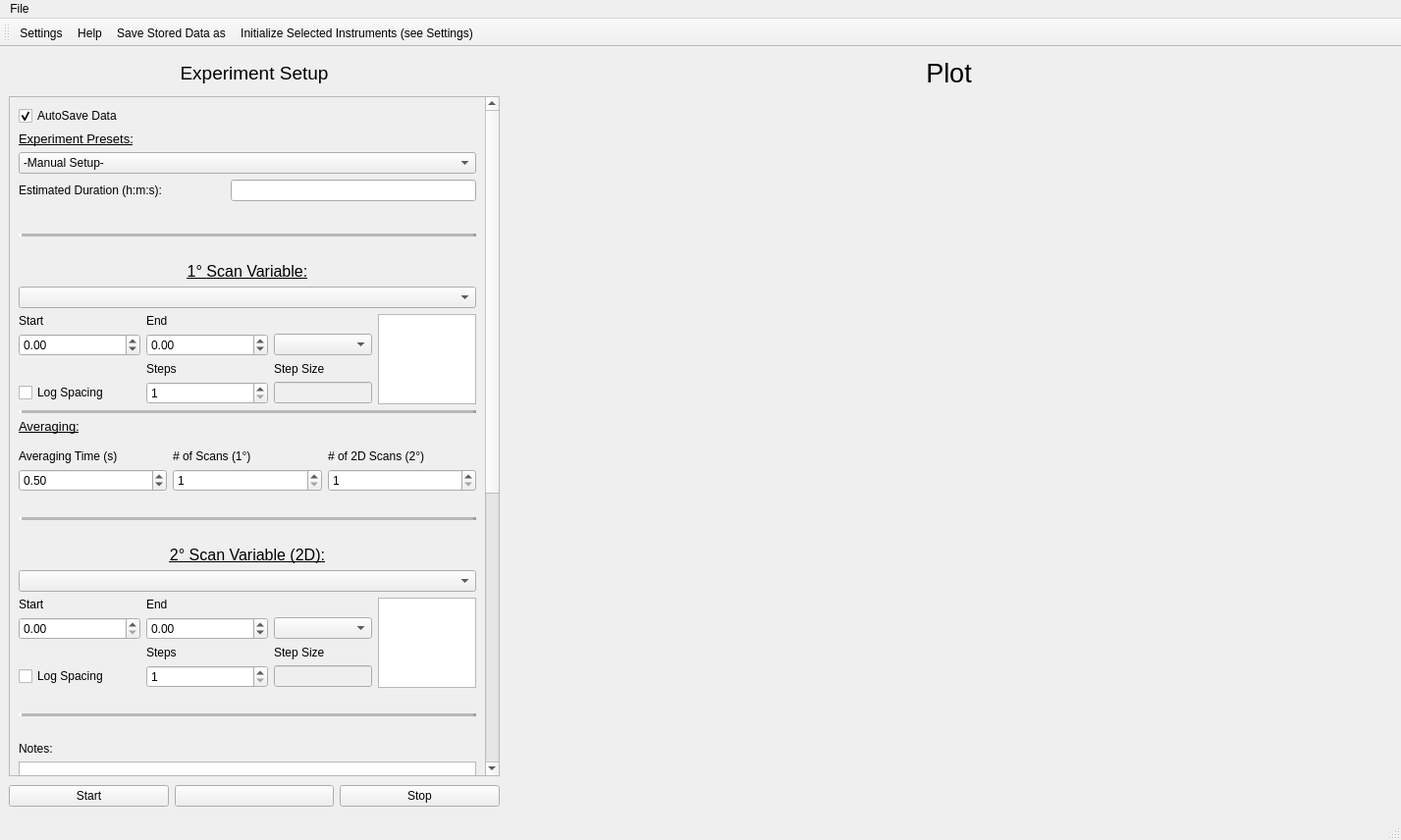
<?xml version="1.0" encoding="UTF-8"?>
<ui version="4.0">
 <class>MainWindow</class>
 <widget class="QMainWindow" name="MainWindow">
  <property name="geometry">
   <rect>
    <x>0</x>
    <y>0</y>
    <width>1427</width>
    <height>856</height>
   </rect>
  </property>
  <property name="windowTitle">
   <string>PA-DMR Experiment Control</string>
  </property>
  <widget class="QWidget" name="centralwidget">
   <layout class="QGridLayout" name="gridLayout">
    <item row="1" column="0" rowspan="17">
     <widget class="QScrollArea" name="scroll_area_control_panel">
      <property name="maximumSize">
       <size>
        <width>500</width>
        <height>16777215</height>
       </size>
      </property>
      <property name="widgetResizable">
       <bool>true</bool>
      </property>
      <widget class="QWidget" name="scrollAreaWidgetContents">
       <property name="geometry">
        <rect>
         <x>0</x>
         <y>0</y>
         <width>477</width>
         <height>1483</height>
        </rect>
       </property>
       <layout class="QVBoxLayout" name="verticalLayout">
        <item>
         <widget class="QCheckBox" name="autosave_checkbox">
          <property name="text">
           <string>AutoSave Data</string>
          </property>
          <property name="checked">
           <bool>true</bool>
          </property>
         </widget>
        </item>
        <item>
         <widget class="QLabel" name="label_14">
          <property name="font">
           <font>
            <pointsize>10</pointsize>
            <underline>true</underline>
           </font>
          </property>
          <property name="text">
           <string>Experiment Presets:</string>
          </property>
         </widget>
        </item>
        <item>
         <widget class="CustomComboBox" name="experiment_presets_cbx">
          <item>
           <property name="text">
            <string>-Manual Setup-</string>
           </property>
          </item>
          <item>
           <property name="text">
            <string>Optical Absorption Spectrum</string>
           </property>
          </item>
          <item>
           <property name="text">
            <string>PL Lifetime</string>
           </property>
          </item>
          <item>
           <property name="text">
            <string>PA Lifetime (Single WL)</string>
           </property>
          </item>
          <item>
           <property name="text">
            <string>PA Spectrum (Single Pump Mod Freq)</string>
           </property>
          </item>
          <item>
           <property name="text">
            <string>PA Lifetime/Spectrum (xyz)</string>
           </property>
          </item>
          <item>
           <property name="text">
            <string>PL-DMR Magnetic Spectrum (Field-Swept)</string>
           </property>
          </item>
          <item>
           <property name="text">
            <string>PL-DMR Lifetime (Single Field)</string>
           </property>
          </item>
          <item>
           <property name="text">
            <string>PA-DMR Magnetic Spectrum (Field-Swept)</string>
           </property>
          </item>
          <item>
           <property name="text">
            <string>PA-DMR Optical Spectrum (Single Field)</string>
           </property>
          </item>
          <item>
           <property name="text">
            <string>PA-DMR RF Mod Freq Scan</string>
           </property>
          </item>
         </widget>
        </item>
        <item>
         <layout class="QHBoxLayout" name="horizontalLayout_2">
          <property name="bottomMargin">
           <number>7</number>
          </property>
          <item>
           <widget class="QLabel" name="label_26">
            <property name="text">
             <string>Estimated Duration (h:m:s):</string>
            </property>
           </widget>
          </item>
          <item>
           <widget class="QLineEdit" name="experiment_duration_lnedt">
            <property name="maximumSize">
             <size>
              <width>250</width>
              <height>16777215</height>
             </size>
            </property>
           </widget>
          </item>
         </layout>
        </item>
        <item>
         <spacer name="verticalSpacer_10">
          <property name="orientation">
           <enum>Qt::Vertical</enum>
          </property>
          <property name="sizeType">
           <enum>QSizePolicy::MinimumExpanding</enum>
          </property>
          <property name="sizeHint" stdset="0">
           <size>
            <width>20</width>
            <height>20</height>
           </size>
          </property>
         </spacer>
        </item>
        <item>
         <widget class="QFrame" name="frame_2">
          <property name="frameShape">
           <enum>QFrame::HLine</enum>
          </property>
          <property name="frameShadow">
           <enum>QFrame::Raised</enum>
          </property>
          <property name="lineWidth">
           <number>3</number>
          </property>
          <property name="midLineWidth">
           <number>5</number>
          </property>
         </widget>
        </item>
        <item>
         <spacer name="verticalSpacer_13">
          <property name="orientation">
           <enum>Qt::Vertical</enum>
          </property>
          <property name="sizeType">
           <enum>QSizePolicy::MinimumExpanding</enum>
          </property>
          <property name="sizeHint" stdset="0">
           <size>
            <width>20</width>
            <height>20</height>
           </size>
          </property>
         </spacer>
        </item>
        <item>
         <spacer name="verticalSpacer_5">
          <property name="orientation">
           <enum>Qt::Vertical</enum>
          </property>
          <property name="sizeHint" stdset="0">
           <size>
            <width>20</width>
            <height>40</height>
           </size>
          </property>
         </spacer>
        </item>
        <item>
         <widget class="QLabel" name="label_12">
          <property name="font">
           <font>
            <pointsize>12</pointsize>
            <underline>true</underline>
           </font>
          </property>
          <property name="text">
           <string>1° Scan Variable:</string>
          </property>
          <property name="alignment">
           <set>Qt::AlignCenter</set>
          </property>
         </widget>
        </item>
        <item>
         <widget class="CustomComboBox" name="variable_1_cbx">
          <property name="minimumSize">
           <size>
            <width>300</width>
            <height>0</height>
           </size>
          </property>
          <item>
           <property name="text">
            <string/>
           </property>
          </item>
          <item>
           <property name="text">
            <string>Pump Modulation Frequency</string>
           </property>
          </item>
          <item>
           <property name="text">
            <string>Probe Wavelength</string>
           </property>
          </item>
          <item>
           <property name="text">
            <string>Static Magnetic Field</string>
           </property>
          </item>
          <item>
           <property name="text">
            <string>RF Carrier Frequency</string>
           </property>
          </item>
          <item>
           <property name="text">
            <string>RF Modulation Frequency</string>
           </property>
          </item>
         </widget>
        </item>
        <item>
         <layout class="QGridLayout" name="gridLayout_3">
          <property name="bottomMargin">
           <number>0</number>
          </property>
          <item row="0" column="6" rowspan="4">
           <widget class="QTextEdit" name="steps_display">
            <property name="maximumSize">
             <size>
              <width>100</width>
              <height>16777215</height>
             </size>
            </property>
           </widget>
          </item>
          <item row="3" column="0">
           <widget class="QCheckBox" name="log_spacing_checkbox">
            <property name="text">
             <string>Log Spacing</string>
            </property>
           </widget>
          </item>
          <item row="2" column="2">
           <widget class="QLabel" name="label_17">
            <property name="text">
             <string>Steps</string>
            </property>
           </widget>
          </item>
          <item row="3" column="2">
           <widget class="CustomSpinBox" name="num_steps_spbx">
            <property name="minimum">
             <number>1</number>
            </property>
            <property name="maximum">
             <number>10000</number>
            </property>
           </widget>
          </item>
          <item row="2" column="4">
           <widget class="QLabel" name="label_18">
            <property name="text">
             <string>Step Size</string>
            </property>
           </widget>
          </item>
          <item row="3" column="4">
           <widget class="QLineEdit" name="step_size_display">
            <property name="enabled">
             <bool>false</bool>
            </property>
            <property name="maximumSize">
             <size>
              <width>100</width>
              <height>16777215</height>
             </size>
            </property>
           </widget>
          </item>
          <item row="1" column="0">
           <widget class="CustomDoubleSpinBox" name="sweep_start_spbx">
            <property name="minimum">
             <double>-100000.000000000000000</double>
            </property>
            <property name="maximum">
             <double>100000.000000000000000</double>
            </property>
           </widget>
          </item>
          <item row="1" column="2">
           <widget class="CustomDoubleSpinBox" name="sweep_end_spbx">
            <property name="minimum">
             <double>-100000000.000000000000000</double>
            </property>
            <property name="maximum">
             <double>100000000.000000000000000</double>
            </property>
           </widget>
          </item>
          <item row="1" column="4">
           <widget class="CustomComboBox" name="sweep_units_cbx"/>
          </item>
          <item row="0" column="0">
           <widget class="QLabel" name="label_15">
            <property name="text">
             <string>Start</string>
            </property>
           </widget>
          </item>
          <item row="0" column="2">
           <widget class="QLabel" name="label_16">
            <property name="text">
             <string>End</string>
            </property>
           </widget>
          </item>
         </layout>
        </item>
        <item>
         <widget class="QFrame" name="frame_4">
          <property name="frameShape">
           <enum>QFrame::HLine</enum>
          </property>
          <property name="frameShadow">
           <enum>QFrame::Raised</enum>
          </property>
          <property name="lineWidth">
           <number>3</number>
          </property>
          <property name="midLineWidth">
           <number>5</number>
          </property>
         </widget>
        </item>
        <item>
         <widget class="QLabel" name="label_23">
          <property name="font">
           <font>
            <pointsize>10</pointsize>
            <underline>true</underline>
           </font>
          </property>
          <property name="text">
           <string>Averaging:</string>
          </property>
         </widget>
        </item>
        <item>
         <layout class="QGridLayout" name="gridLayout_5">
          <property name="topMargin">
           <number>10</number>
          </property>
          <item row="0" column="0">
           <widget class="QLabel" name="label_24">
            <property name="text">
             <string>Averaging Time (s)</string>
            </property>
           </widget>
          </item>
          <item row="0" column="1">
           <widget class="QLabel" name="label_25">
            <property name="text">
             <string># of Scans (1°)</string>
            </property>
           </widget>
          </item>
          <item row="1" column="1">
           <widget class="CustomSpinBox" name="num_scans_spbx">
            <property name="minimum">
             <number>1</number>
            </property>
            <property name="maximum">
             <number>1000</number>
            </property>
            <property name="value">
             <number>1</number>
            </property>
           </widget>
          </item>
          <item row="1" column="0">
           <widget class="CustomDoubleSpinBox" name="averaging_time_spbx">
            <property name="maximum">
             <double>1000.000000000000000</double>
            </property>
            <property name="singleStep">
             <double>0.100000000000000</double>
            </property>
            <property name="value">
             <double>0.500000000000000</double>
            </property>
           </widget>
          </item>
          <item row="1" column="2">
           <widget class="CustomSpinBox" name="num_scans_dim2_spbx">
            <property name="minimum">
             <number>1</number>
            </property>
            <property name="value">
             <number>1</number>
            </property>
           </widget>
          </item>
          <item row="0" column="2">
           <widget class="QLabel" name="label_27">
            <property name="text">
             <string># of 2D Scans (2°)</string>
            </property>
           </widget>
          </item>
         </layout>
        </item>
        <item>
         <spacer name="verticalSpacer_14">
          <property name="orientation">
           <enum>Qt::Vertical</enum>
          </property>
          <property name="sizeType">
           <enum>QSizePolicy::MinimumExpanding</enum>
          </property>
          <property name="sizeHint" stdset="0">
           <size>
            <width>20</width>
            <height>20</height>
           </size>
          </property>
         </spacer>
        </item>
        <item>
         <spacer name="verticalSpacer_6">
          <property name="orientation">
           <enum>Qt::Vertical</enum>
          </property>
          <property name="sizeHint" stdset="0">
           <size>
            <width>20</width>
            <height>40</height>
           </size>
          </property>
         </spacer>
        </item>
        <item>
         <widget class="QFrame" name="frame_6">
          <property name="frameShape">
           <enum>QFrame::HLine</enum>
          </property>
          <property name="frameShadow">
           <enum>QFrame::Raised</enum>
          </property>
          <property name="lineWidth">
           <number>3</number>
          </property>
          <property name="midLineWidth">
           <number>5</number>
          </property>
         </widget>
        </item>
        <item>
         <spacer name="verticalSpacer_15">
          <property name="orientation">
           <enum>Qt::Vertical</enum>
          </property>
          <property name="sizeType">
           <enum>QSizePolicy::MinimumExpanding</enum>
          </property>
          <property name="sizeHint" stdset="0">
           <size>
            <width>20</width>
            <height>20</height>
           </size>
          </property>
         </spacer>
        </item>
        <item>
         <widget class="QLabel" name="label_5">
          <property name="font">
           <font>
            <pointsize>12</pointsize>
            <underline>true</underline>
           </font>
          </property>
          <property name="text">
           <string>2° Scan Variable (2D):</string>
          </property>
          <property name="alignment">
           <set>Qt::AlignCenter</set>
          </property>
         </widget>
        </item>
        <item>
         <widget class="CustomComboBox" name="variable_2_cbx">
          <item>
           <property name="text">
            <string/>
           </property>
          </item>
          <item>
           <property name="text">
            <string>Pump Modulation Frequency</string>
           </property>
          </item>
          <item>
           <property name="text">
            <string>Probe Wavelength</string>
           </property>
          </item>
          <item>
           <property name="text">
            <string>Static Magnetic Field</string>
           </property>
          </item>
          <item>
           <property name="text">
            <string>RF Carrier Frequency</string>
           </property>
          </item>
          <item>
           <property name="text">
            <string>RF Modulation Frequency</string>
           </property>
          </item>
         </widget>
        </item>
        <item>
         <layout class="QGridLayout" name="gridLayout_4">
          <property name="bottomMargin">
           <number>0</number>
          </property>
          <item row="0" column="3" rowspan="4">
           <widget class="QTextEdit" name="steps_display_dim2">
            <property name="maximumSize">
             <size>
              <width>100</width>
              <height>16777215</height>
             </size>
            </property>
           </widget>
          </item>
          <item row="1" column="1">
           <widget class="CustomDoubleSpinBox" name="sweep_end_spbx_dim2">
            <property name="minimum">
             <double>-100000.000000000000000</double>
            </property>
            <property name="maximum">
             <double>2050000000.000000000000000</double>
            </property>
           </widget>
          </item>
          <item row="1" column="0">
           <widget class="CustomDoubleSpinBox" name="sweep_start_spbx_dim2">
            <property name="maximum">
             <double>2050000000.000000000000000</double>
            </property>
           </widget>
          </item>
          <item row="0" column="0">
           <widget class="QLabel" name="label_19">
            <property name="text">
             <string>Start</string>
            </property>
           </widget>
          </item>
          <item row="0" column="1">
           <widget class="QLabel" name="label_20">
            <property name="text">
             <string>End</string>
            </property>
           </widget>
          </item>
          <item row="1" column="2">
           <widget class="CustomComboBox" name="sweep_units_cbx_dim2"/>
          </item>
          <item row="3" column="2">
           <widget class="QLineEdit" name="step_size_display_dim2">
            <property name="enabled">
             <bool>false</bool>
            </property>
            <property name="maximumSize">
             <size>
              <width>100</width>
              <height>16777215</height>
             </size>
            </property>
           </widget>
          </item>
          <item row="2" column="2">
           <widget class="QLabel" name="label_22">
            <property name="text">
             <string>Step Size</string>
            </property>
           </widget>
          </item>
          <item row="3" column="1">
           <widget class="CustomSpinBox" name="num_steps_spbx_dim2">
            <property name="minimum">
             <number>1</number>
            </property>
            <property name="maximum">
             <number>100000</number>
            </property>
           </widget>
          </item>
          <item row="2" column="1">
           <widget class="QLabel" name="label_21">
            <property name="text">
             <string>Steps</string>
            </property>
           </widget>
          </item>
          <item row="3" column="0">
           <widget class="QCheckBox" name="log_spacing_checkbox_dim2">
            <property name="text">
             <string>Log Spacing</string>
            </property>
           </widget>
          </item>
         </layout>
        </item>
        <item>
         <spacer name="verticalSpacer_7">
          <property name="orientation">
           <enum>Qt::Vertical</enum>
          </property>
          <property name="sizeHint" stdset="0">
           <size>
            <width>20</width>
            <height>40</height>
           </size>
          </property>
         </spacer>
        </item>
        <item>
         <spacer name="verticalSpacer_8">
          <property name="orientation">
           <enum>Qt::Vertical</enum>
          </property>
          <property name="sizeType">
           <enum>QSizePolicy::MinimumExpanding</enum>
          </property>
          <property name="sizeHint" stdset="0">
           <size>
            <width>20</width>
            <height>20</height>
           </size>
          </property>
         </spacer>
        </item>
        <item>
         <widget class="QFrame" name="frame_5">
          <property name="frameShape">
           <enum>QFrame::HLine</enum>
          </property>
          <property name="frameShadow">
           <enum>QFrame::Raised</enum>
          </property>
          <property name="lineWidth">
           <number>3</number>
          </property>
          <property name="midLineWidth">
           <number>5</number>
          </property>
         </widget>
        </item>
        <item>
         <spacer name="verticalSpacer_9">
          <property name="orientation">
           <enum>Qt::Vertical</enum>
          </property>
          <property name="sizeType">
           <enum>QSizePolicy::MinimumExpanding</enum>
          </property>
          <property name="sizeHint" stdset="0">
           <size>
            <width>20</width>
            <height>20</height>
           </size>
          </property>
         </spacer>
        </item>
        <item>
         <widget class="QLabel" name="label_10">
          <property name="text">
           <string>Notes:</string>
          </property>
         </widget>
        </item>
        <item>
         <widget class="QPlainTextEdit" name="notes_plain_text_edit">
          <property name="maximumSize">
           <size>
            <width>500</width>
            <height>16777215</height>
           </size>
          </property>
         </widget>
        </item>
        <item>
         <spacer name="verticalSpacer_3">
          <property name="orientation">
           <enum>Qt::Vertical</enum>
          </property>
          <property name="sizeHint" stdset="0">
           <size>
            <width>20</width>
            <height>40</height>
           </size>
          </property>
         </spacer>
        </item>
        <item>
         <spacer name="verticalSpacer_11">
          <property name="orientation">
           <enum>Qt::Vertical</enum>
          </property>
          <property name="sizeType">
           <enum>QSizePolicy::MinimumExpanding</enum>
          </property>
          <property name="sizeHint" stdset="0">
           <size>
            <width>20</width>
            <height>20</height>
           </size>
          </property>
         </spacer>
        </item>
        <item>
         <widget class="QFrame" name="frame_3">
          <property name="frameShape">
           <enum>QFrame::HLine</enum>
          </property>
          <property name="frameShadow">
           <enum>QFrame::Raised</enum>
          </property>
          <property name="lineWidth">
           <number>3</number>
          </property>
          <property name="midLineWidth">
           <number>5</number>
          </property>
         </widget>
        </item>
        <item>
         <spacer name="verticalSpacer_2">
          <property name="orientation">
           <enum>Qt::Vertical</enum>
          </property>
          <property name="sizeHint" stdset="0">
           <size>
            <width>20</width>
            <height>40</height>
           </size>
          </property>
         </spacer>
        </item>
        <item>
         <spacer name="verticalSpacer_12">
          <property name="orientation">
           <enum>Qt::Vertical</enum>
          </property>
          <property name="sizeType">
           <enum>QSizePolicy::MinimumExpanding</enum>
          </property>
          <property name="sizeHint" stdset="0">
           <size>
            <width>20</width>
            <height>20</height>
           </size>
          </property>
         </spacer>
        </item>
        <item>
         <widget class="QLabel" name="label_6">
          <property name="font">
           <font>
            <pointsize>14</pointsize>
           </font>
          </property>
          <property name="text">
           <string>Constants</string>
          </property>
          <property name="alignment">
           <set>Qt::AlignCenter</set>
          </property>
         </widget>
        </item>
        <item>
         <spacer name="verticalSpacer_4">
          <property name="orientation">
           <enum>Qt::Vertical</enum>
          </property>
          <property name="sizeHint" stdset="0">
           <size>
            <width>20</width>
            <height>40</height>
           </size>
          </property>
         </spacer>
        </item>
        <item>
         <layout class="QGridLayout" name="gridLayout_2">
          <property name="bottomMargin">
           <number>10</number>
          </property>
          <item row="2" column="3">
           <widget class="QLineEdit" name="lineEdit">
            <property name="enabled">
             <bool>false</bool>
            </property>
            <property name="readOnly">
             <bool>true</bool>
            </property>
           </widget>
          </item>
          <item row="13" column="3">
           <widget class="QLineEdit" name="lineEdit_6">
            <property name="enabled">
             <bool>false</bool>
            </property>
            <property name="readOnly">
             <bool>true</bool>
            </property>
           </widget>
          </item>
          <item row="4" column="2" alignment="Qt::AlignHCenter">
           <widget class="QPushButton" name="go_to_probe_wl_btn">
            <property name="maximumSize">
             <size>
              <width>30</width>
              <height>16777215</height>
             </size>
            </property>
            <property name="text">
             <string/>
            </property>
            <property name="icon">
             <iconset>
              <normaloff>supp/icons/arrow.png</normaloff>supp/icons/arrow.png</iconset>
            </property>
           </widget>
          </item>
          <item row="6" column="3">
           <widget class="QLineEdit" name="lineEdit_3">
            <property name="enabled">
             <bool>false</bool>
            </property>
            <property name="readOnly">
             <bool>true</bool>
            </property>
           </widget>
          </item>
          <item row="11" column="0">
           <widget class="CustomDoubleSpinBox" name="pump_mod_freq_spbx">
            <property name="focusPolicy">
             <enum>Qt::ClickFocus</enum>
            </property>
            <property name="keyboardTracking">
             <bool>false</bool>
            </property>
            <property name="decimals">
             <number>4</number>
            </property>
            <property name="maximum">
             <double>2050000000.000000000000000</double>
            </property>
           </widget>
          </item>
          <item row="13" column="2" alignment="Qt::AlignHCenter">
           <widget class="QPushButton" name="go_to_rf_mod_freq_btn">
            <property name="maximumSize">
             <size>
              <width>30</width>
              <height>16777215</height>
             </size>
            </property>
            <property name="text">
             <string/>
            </property>
            <property name="icon">
             <iconset>
              <normaloff>supp/icons/arrow.png</normaloff>supp/icons/arrow.png</iconset>
            </property>
           </widget>
          </item>
          <item row="8" column="3">
           <widget class="QLineEdit" name="lineEdit_4">
            <property name="enabled">
             <bool>false</bool>
            </property>
            <property name="readOnly">
             <bool>true</bool>
            </property>
           </widget>
          </item>
          <item row="2" column="2" alignment="Qt::AlignHCenter">
           <widget class="QPushButton" name="go_to_temp_btn">
            <property name="maximumSize">
             <size>
              <width>30</width>
              <height>16777215</height>
             </size>
            </property>
            <property name="text">
             <string/>
            </property>
            <property name="icon">
             <iconset>
              <normaloff>supp/icons/arrow.png</normaloff>supp/icons/arrow.png</iconset>
            </property>
           </widget>
          </item>
          <item row="9" column="0" colspan="4">
           <widget class="QFrame" name="frame">
            <property name="frameShape">
             <enum>QFrame::HLine</enum>
            </property>
            <property name="frameShadow">
             <enum>QFrame::Raised</enum>
            </property>
            <property name="lineWidth">
             <number>3</number>
            </property>
           </widget>
          </item>
          <item row="8" column="2" alignment="Qt::AlignHCenter">
           <widget class="QPushButton" name="go_to_static_field_btn">
            <property name="maximumSize">
             <size>
              <width>30</width>
              <height>16777215</height>
             </size>
            </property>
            <property name="text">
             <string/>
            </property>
            <property name="icon">
             <iconset>
              <normaloff>supp/icons/arrow.png</normaloff>supp/icons/arrow.png</iconset>
            </property>
           </widget>
          </item>
          <item row="4" column="3">
           <widget class="QLineEdit" name="lineEdit_2">
            <property name="enabled">
             <bool>false</bool>
            </property>
            <property name="readOnly">
             <bool>true</bool>
            </property>
           </widget>
          </item>
          <item row="11" column="3">
           <widget class="QLineEdit" name="lineEdit_5">
            <property name="enabled">
             <bool>false</bool>
            </property>
            <property name="readOnly">
             <bool>true</bool>
            </property>
           </widget>
          </item>
          <item row="0" column="3">
           <widget class="QLabel" name="label_13">
            <property name="font">
             <font>
              <pointsize>14</pointsize>
              <weight>50</weight>
              <bold>false</bold>
             </font>
            </property>
            <property name="text">
             <string>Actual</string>
            </property>
            <property name="alignment">
             <set>Qt::AlignCenter</set>
            </property>
           </widget>
          </item>
          <item row="6" column="2" alignment="Qt::AlignHCenter">
           <widget class="QPushButton" name="go_to_rf_freq_btn">
            <property name="maximumSize">
             <size>
              <width>30</width>
              <height>16777215</height>
             </size>
            </property>
            <property name="text">
             <string/>
            </property>
            <property name="icon">
             <iconset>
              <normaloff>supp/icons/arrow.png</normaloff>supp/icons/arrow.png</iconset>
            </property>
           </widget>
          </item>
          <item row="11" column="1">
           <widget class="CustomComboBox" name="pump_mod_freq_units_cbx">
            <item>
             <property name="text">
              <string>Hz</string>
             </property>
            </item>
            <item>
             <property name="text">
              <string>kHz</string>
             </property>
            </item>
            <item>
             <property name="text">
              <string>MHz</string>
             </property>
            </item>
            <item>
             <property name="text">
              <string>GHz</string>
             </property>
            </item>
           </widget>
          </item>
          <item row="8" column="0" colspan="2">
           <widget class="CustomDoubleSpinBox" name="static_field_spbx">
            <property name="maximum">
             <double>100000.000000000000000</double>
            </property>
           </widget>
          </item>
          <item row="6" column="0" colspan="2">
           <widget class="CustomDoubleSpinBox" name="rf_freq_spbx">
            <property name="decimals">
             <number>4</number>
            </property>
            <property name="maximum">
             <double>20.000000000000000</double>
            </property>
           </widget>
          </item>
          <item row="4" column="0" colspan="2">
           <widget class="CustomDoubleSpinBox" name="probe_wl_spbx">
            <property name="minimum">
             <double>-10000.000000000000000</double>
            </property>
            <property name="maximum">
             <double>10000.000000000000000</double>
            </property>
           </widget>
          </item>
          <item row="2" column="0" colspan="2">
           <widget class="CustomDoubleSpinBox" name="temp_spbx">
            <property name="maximum">
             <double>500.000000000000000</double>
            </property>
           </widget>
          </item>
          <item row="13" column="0" colspan="2">
           <widget class="CustomDoubleSpinBox" name="rf_mod_freq_spbx">
            <property name="decimals">
             <number>4</number>
            </property>
            <property name="maximum">
             <double>250.000000000000000</double>
            </property>
           </widget>
          </item>
          <item row="10" column="0" colspan="2">
           <widget class="QLabel" name="label_8">
            <property name="text">
             <string>Pump Modulation Frequency</string>
            </property>
           </widget>
          </item>
          <item row="12" column="0" colspan="2">
           <widget class="QLabel" name="label_4">
            <property name="text">
             <string>RF Modulation Frequency (MHz)</string>
            </property>
           </widget>
          </item>
          <item row="7" column="0" colspan="2">
           <widget class="QLabel" name="label_9">
            <property name="text">
             <string>Static Magnetic Field (Gauss)</string>
            </property>
           </widget>
          </item>
          <item row="5" column="0" colspan="2">
           <widget class="QLabel" name="label_3">
            <property name="text">
             <string>RF Frequency (GHz)</string>
            </property>
           </widget>
          </item>
          <item row="3" column="0" colspan="2">
           <widget class="QLabel" name="label_7">
            <property name="text">
             <string>Probe Wavelength (nm)</string>
            </property>
           </widget>
          </item>
          <item row="1" column="0" colspan="2">
           <widget class="QLabel" name="label_2">
            <property name="text">
             <string>Temperature (K)</string>
            </property>
           </widget>
          </item>
          <item row="0" column="0" colspan="2">
           <widget class="QLabel" name="label_31">
            <property name="font">
             <font>
              <pointsize>14</pointsize>
             </font>
            </property>
            <property name="text">
             <string>Setpoint</string>
            </property>
            <property name="alignment">
             <set>Qt::AlignCenter</set>
            </property>
           </widget>
          </item>
          <item row="11" column="2">
           <widget class="QPushButton" name="go_to_pump_mod_freq_btn">
            <property name="maximumSize">
             <size>
              <width>30</width>
              <height>16777215</height>
             </size>
            </property>
            <property name="text">
             <string/>
            </property>
            <property name="icon">
             <iconset>
              <normaloff>supp/icons/arrow.png</normaloff>supp/icons/arrow.png</iconset>
            </property>
           </widget>
          </item>
         </layout>
        </item>
        <item>
         <spacer name="verticalSpacer">
          <property name="orientation">
           <enum>Qt::Vertical</enum>
          </property>
          <property name="sizeHint" stdset="0">
           <size>
            <width>20</width>
            <height>40</height>
           </size>
          </property>
         </spacer>
        </item>
       </layout>
      </widget>
     </widget>
    </item>
    <item row="1" column="2" rowspan="18">
     <widget class="PlotWidget" name="PlotWidget" native="true">
      <property name="minimumSize">
       <size>
        <width>300</width>
        <height>200</height>
       </size>
      </property>
     </widget>
    </item>
    <item row="0" column="2">
     <widget class="QLabel" name="label">
      <property name="minimumSize">
       <size>
        <width>500</width>
        <height>0</height>
       </size>
      </property>
      <property name="maximumSize">
       <size>
        <width>16777215</width>
        <height>50</height>
       </size>
      </property>
      <property name="font">
       <font>
        <pointsize>20</pointsize>
       </font>
      </property>
      <property name="text">
       <string>Plot</string>
      </property>
      <property name="alignment">
       <set>Qt::AlignCenter</set>
      </property>
     </widget>
    </item>
    <item row="0" column="0">
     <widget class="QLabel" name="label_11">
      <property name="font">
       <font>
        <pointsize>14</pointsize>
       </font>
      </property>
      <property name="text">
       <string>Experiment Setup</string>
      </property>
      <property name="alignment">
       <set>Qt::AlignCenter</set>
      </property>
     </widget>
    </item>
    <item row="18" column="0">
     <layout class="QHBoxLayout" name="horizontalLayout" stretch="0,0,0">
      <property name="sizeConstraint">
       <enum>QLayout::SetMinAndMaxSize</enum>
      </property>
      <property name="topMargin">
       <number>3</number>
      </property>
      <property name="bottomMargin">
       <number>3</number>
      </property>
      <item>
       <widget class="QPushButton" name="start_btn">
        <property name="text">
         <string>Start</string>
        </property>
       </widget>
      </item>
      <item>
       <widget class="QPushButton" name="pause_btn">
        <property name="text">
         <string/>
        </property>
        <property name="icon">
         <iconset>
          <normaloff>play_pause_icon.png</normaloff>play_pause_icon.png</iconset>
        </property>
        <property name="autoDefault">
         <bool>false</bool>
        </property>
        <property name="default">
         <bool>false</bool>
        </property>
        <property name="flat">
         <bool>false</bool>
        </property>
       </widget>
      </item>
      <item>
       <widget class="QPushButton" name="stop_btn">
        <property name="text">
         <string>Stop</string>
        </property>
       </widget>
      </item>
     </layout>
    </item>
   </layout>
  </widget>
  <widget class="QMenuBar" name="menubar">
   <property name="geometry">
    <rect>
     <x>0</x>
     <y>0</y>
     <width>1427</width>
     <height>26</height>
    </rect>
   </property>
   <widget class="QMenu" name="menuFile">
    <property name="title">
     <string>File</string>
    </property>
    <addaction name="actionSettings"/>
    <addaction name="actionSave_Current_Settings"/>
    <addaction name="actionSave_Data"/>
   </widget>
   <addaction name="menuFile"/>
  </widget>
  <widget class="QStatusBar" name="statusbar"/>
  <widget class="QToolBar" name="main_toolbar">
   <property name="windowTitle">
    <string>toolBar</string>
   </property>
   <attribute name="toolBarArea">
    <enum>TopToolBarArea</enum>
   </attribute>
   <attribute name="toolBarBreak">
    <bool>false</bool>
   </attribute>
   <addaction name="actionSettings"/>
   <addaction name="actionHelp"/>
   <addaction name="actionSave_Data"/>
   <addaction name="actionConnect_All"/>
  </widget>
  <action name="actionSettings">
   <property name="icon">
    <iconset>
     <normaloff>supp/icons/settings_icon.png</normaloff>supp/icons/settings_icon.png</iconset>
   </property>
   <property name="text">
    <string>Settings</string>
   </property>
  </action>
  <action name="actionHelp">
   <property name="icon">
    <iconset>
     <normaloff>supp/icons/help-button.png</normaloff>supp/icons/help-button.png</iconset>
   </property>
   <property name="text">
    <string>Help</string>
   </property>
  </action>
  <action name="actionSave_Current_Settings">
   <property name="text">
    <string>Save Current Settings</string>
   </property>
  </action>
  <action name="actionSave_Data">
   <property name="icon">
    <iconset>
     <normaloff>supp/icons/save_icon.png</normaloff>supp/icons/save_icon.png</iconset>
   </property>
   <property name="text">
    <string>Save Stored Data as</string>
   </property>
   <property name="toolTip">
    <string>Save data to file</string>
   </property>
   <property name="shortcut">
    <string>Ctrl+S</string>
   </property>
  </action>
  <action name="actionConnect_All">
   <property name="icon">
    <iconset>
     <normaloff>supp/icons/connect_icon.png</normaloff>supp/icons/connect_icon.png</iconset>
   </property>
   <property name="text">
    <string>Initialize Selected Instruments (see Settings)</string>
   </property>
  </action>
 </widget>
 <customwidgets>
  <customwidget>
   <class>CustomDoubleSpinBox</class>
   <extends>QDoubleSpinBox</extends>
   <header>padmr.supp.CustomWidgets.h</header>
  </customwidget>
  <customwidget>
   <class>CustomSpinBox</class>
   <extends>QSpinBox</extends>
   <header>padmr.supp.CustomWidgets.h</header>
  </customwidget>
  <customwidget>
   <class>CustomComboBox</class>
   <extends>QComboBox</extends>
   <header>padmr.supp.CustomWidgets.h</header>
  </customwidget>
  <customwidget>
   <class>PlotWidget</class>
   <extends>QWidget</extends>
   <header>padmr.supp.CustomWidgets.h</header>
   <container>1</container>
  </customwidget>
 </customwidgets>
 <resources/>
 <connections>
  <connection>
   <sender>actionHelp</sender>
   <signal>triggered()</signal>
   <receiver>MainWindow</receiver>
   <slot>open_help_window()</slot>
   <hints>
    <hint type="sourcelabel">
     <x>-1</x>
     <y>-1</y>
    </hint>
    <hint type="destinationlabel">
     <x>715</x>
     <y>427</y>
    </hint>
   </hints>
  </connection>
  <connection>
   <sender>pause_btn</sender>
   <signal>clicked()</signal>
   <receiver>MainWindow</receiver>
   <slot>pause_btn_clicked()</slot>
   <hints>
    <hint type="sourcelabel">
     <x>292</x>
     <y>805</y>
    </hint>
    <hint type="destinationlabel">
     <x>321</x>
     <y>824</y>
    </hint>
   </hints>
  </connection>
  <connection>
   <sender>stop_btn</sender>
   <signal>clicked()</signal>
   <receiver>MainWindow</receiver>
   <slot>stop_btn_clicked()</slot>
   <hints>
    <hint type="sourcelabel">
     <x>475</x>
     <y>809</y>
    </hint>
    <hint type="destinationlabel">
     <x>480</x>
     <y>821</y>
    </hint>
   </hints>
  </connection>
  <connection>
   <sender>experiment_presets_cbx</sender>
   <signal>activated(QString)</signal>
   <receiver>MainWindow</receiver>
   <slot>experiment_preset_cbx_activated(QString)</slot>
   <hints>
    <hint type="sourcelabel">
     <x>477</x>
     <y>199</y>
    </hint>
    <hint type="destinationlabel">
     <x>517</x>
     <y>163</y>
    </hint>
   </hints>
  </connection>
  <connection>
   <sender>sweep_start_spbx</sender>
   <signal>valueChanged(double)</signal>
   <receiver>MainWindow</receiver>
   <slot>calc_steps_from_num()</slot>
   <hints>
    <hint type="sourcelabel">
     <x>139</x>
     <y>441</y>
    </hint>
    <hint type="destinationlabel">
     <x>517</x>
     <y>284</y>
    </hint>
   </hints>
  </connection>
  <connection>
   <sender>sweep_end_spbx</sender>
   <signal>valueChanged(double)</signal>
   <receiver>MainWindow</receiver>
   <slot>calc_steps_from_num()</slot>
   <hints>
    <hint type="sourcelabel">
     <x>262</x>
     <y>441</y>
    </hint>
    <hint type="destinationlabel">
     <x>517</x>
     <y>313</y>
    </hint>
   </hints>
  </connection>
  <connection>
   <sender>num_steps_spbx</sender>
   <signal>valueChanged(int)</signal>
   <receiver>MainWindow</receiver>
   <slot>calc_steps_from_num()</slot>
   <hints>
    <hint type="sourcelabel">
     <x>262</x>
     <y>498</y>
    </hint>
    <hint type="destinationlabel">
     <x>515</x>
     <y>345</y>
    </hint>
   </hints>
  </connection>
  <connection>
   <sender>autosave_checkbox</sender>
   <signal>toggled(bool)</signal>
   <receiver>MainWindow</receiver>
   <slot>autosave_checkbox_toggled(bool)</slot>
   <hints>
    <hint type="sourcelabel">
     <x>66</x>
     <y>142</y>
    </hint>
    <hint type="destinationlabel">
     <x>77</x>
     <y>107</y>
    </hint>
   </hints>
  </connection>
  <connection>
   <sender>actionSettings</sender>
   <signal>triggered()</signal>
   <receiver>MainWindow</receiver>
   <slot>open_settings_window()</slot>
   <hints>
    <hint type="sourcelabel">
     <x>-1</x>
     <y>-1</y>
    </hint>
    <hint type="destinationlabel">
     <x>713</x>
     <y>427</y>
    </hint>
   </hints>
  </connection>
  <connection>
   <sender>actionConnect_All</sender>
   <signal>triggered()</signal>
   <receiver>MainWindow</receiver>
   <slot>connect_instruments()</slot>
   <hints>
    <hint type="sourcelabel">
     <x>-1</x>
     <y>-1</y>
    </hint>
    <hint type="destinationlabel">
     <x>713</x>
     <y>427</y>
    </hint>
   </hints>
  </connection>
  <connection>
   <sender>sweep_units_cbx</sender>
   <signal>activated(int)</signal>
   <receiver>MainWindow</receiver>
   <slot>calc_steps_from_num()</slot>
   <hints>
    <hint type="sourcelabel">
     <x>369</x>
     <y>440</y>
    </hint>
    <hint type="destinationlabel">
     <x>512</x>
     <y>382</y>
    </hint>
   </hints>
  </connection>
  <connection>
   <sender>num_scans_spbx</sender>
   <signal>valueChanged(int)</signal>
   <receiver>MainWindow</receiver>
   <slot>calc_steps_from_num()</slot>
   <hints>
    <hint type="sourcelabel">
     <x>323</x>
     <y>601</y>
    </hint>
    <hint type="destinationlabel">
     <x>514</x>
     <y>504</y>
    </hint>
   </hints>
  </connection>
  <connection>
   <sender>averaging_time_spbx</sender>
   <signal>valueChanged(double)</signal>
   <receiver>MainWindow</receiver>
   <slot>calc_steps_from_num()</slot>
   <hints>
    <hint type="sourcelabel">
     <x>169</x>
     <y>601</y>
    </hint>
    <hint type="destinationlabel">
     <x>516</x>
     <y>463</y>
    </hint>
   </hints>
  </connection>
 </connections>
 <slots>
  <slot>open_mono_window()</slot>
  <slot>open_lockin_window()</slot>
  <slot>open_cryostat_window()</slot>
  <slot>open_RnS_window()</slot>
  <slot>start_btn_clicked()</slot>
  <slot>open_help_window()</slot>
  <slot>pause_btn_clicked()</slot>
  <slot>stop_btn_clicked()</slot>
  <slot>go_to_temp_btn_clicked()</slot>
  <slot>go_to_probe_wl_btn_clicked()</slot>
  <slot>go_to_rf_freq_btn_clicked()</slot>
  <slot>go_to_static_field_btn_clicked()</slot>
  <slot>go_to_pump_mod_freq_btn_clicked()</slot>
  <slot>go_to_rf_mod_freq_btn_clicked()</slot>
  <slot>set_all_constants_btn_clicked()</slot>
  <slot>primary_indep_var_cbx_changed(int)</slot>
  <slot>secondary_indep_var_cbx_changed(int)</slot>
  <slot>experiment_preset_cbx_activated(QString)</slot>
  <slot>calc_steps()</slot>
  <slot>calc_steps_from_num()</slot>
  <slot>autosave_checkbox_toggled(bool)</slot>
  <slot>log_spacing_checkbox_toggled(bool)</slot>
  <slot>open_settings_window()</slot>
  <slot>save_data()</slot>
  <slot>connect_instruments()</slot>
  <slot>save_stuff()</slot>
 </slots>
</ui>
